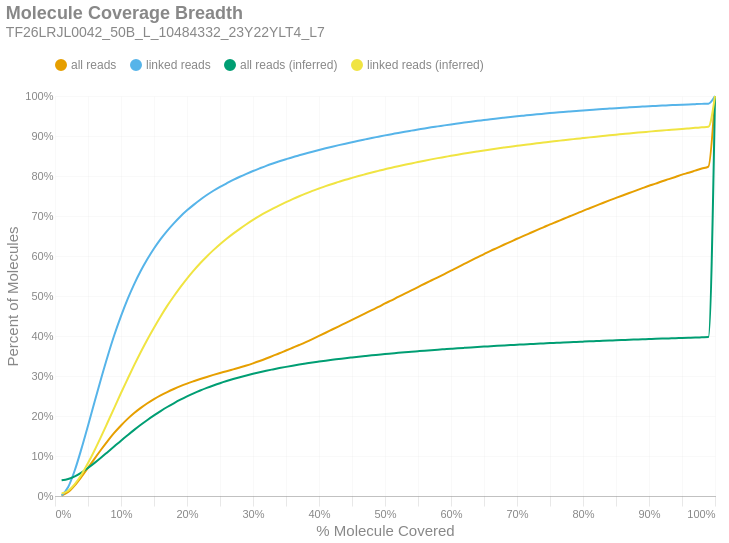

Here is the notebook cell this chart was saved with:
### Markdown cell above
### Molecule Read Coverage
This chart shows molecule coverage breadth as computed by the number of bases aligned to that molecule. In other words, "*how much of each unique long molecule is actually sequenced/aligned?*" Keep in mind there is a distinction between sequences and alignments, since some sequences belonging to a particular molecule may not align well and wouldn't appear in the alignment data. This chart also shows molecule coverage breadth as computed by the *inferred fragment* from which the aligned sequences originate. Unlike read coverage, this calculation takes into account the total insert size, including unsequenced gaps between the forward and reverse reads. Like the previous figures, these are cumulative percents.

### Code cell
if SKIPLR:
    print_html(f"Skipped")
else:
    binned_df = consolidated_hist(valids['coverage_bp'], mask, 0.01, True)
    binned_df_inf = consolidated_hist(valids['coverage_inserts'], mask, 0.01, True)
    binned_df = binned_df.with_columns(pl.lit(binned_df_inf['all reads (cumsum)']).alias('all reads (inferred)'))
    binned_df = binned_df.with_columns(pl.lit(binned_df_inf['linked reads (cumsum)']).alias('linked reads (inferred)'))
    binned_df = binned_df.with_columns(
        (pl.col('bin').cast(pl.Float64) + 0.01).alias('right_edge')
    )

    with SafeRender(binned_df):
        (
            density_plot(binned_df, 'Molecule Coverage Breadth', samplename, 'molcov', ['all reads (inferred)','linked reads (inferred)'])
            .encode(
                #x=alt.X('bin:Q', title="% Molecule Covered").axis(format = '%').scale(padding=0),
                x=alt.X('right_edge:Q', title="% Molecule Covered").axis(format='%').scale(padding=0),
                y=alt.Y('value:Q', title='Percent of Molecules')
                    .axis(format='%')
                    .stack(False)
                    .scale(domainMin=0, padding=0),
                color=alt.Color("key:N").scale(domain = ["all reads", "linked reads", "all reads (inferred)", "linked reads (inferred)"]),
                tooltip = [
                    alt.Tooltip("key:N", title = "Data Type"),
                    alt.Tooltip("range_label:N", title="% Molecule Covered"),
                    alt.Tooltip("value:Q", format = ".2%", title="% Molecules")
                ]
            )
        ).display()

### Figure 1 — Vega-Lite specification as saved in the notebook (floating-point values rounded to 4 significant figures)
{"width": "container", "height": 400, "config": {"title": {"anchor": "start", "dy": -15, "fontSize": 18, "color": "#888888", "subtitleColor": "#888888", "subtitleFontSize": 14}, "arc": {"fill": "#0072B2"}, "axis": {"domainColor": "#888888", "domainWidth": 0.5, "gridWidth": 0.2, "grid": false, "titleFontWeight": 400, "titleFontSize": 15, "labelFontSize": 11, "labelColor": "#888888", "tickColor": "#888888", "tickWidth": 0.2, "titleColor": "#888888"}, "axisBand": {"grid": false}, "axisX": {"grid": true, "tickSize": 10, "domainCap": "round"}, "axisY": {"domain": false, "grid": true, "tickSize": 0, "domainCap": "round"}, "background": "transparent", "header": {"labelFontSize": 15, "labelColor": "#888888", "titleFontSize": 15, "titleFontWeight": 600, "titleColor": "#888888"}, "legend": {"labelFont": "sans-serif", "labelFontSize": 12, "labelColor": "#888888", "symbolSize": 100, "symbolType": "circle", "titleFontSize": 12, "titlePadding": 10, "titleColor": "#888888", "title": null, "orient": "top"}, "range": {"category": ["#E69F00", "#56B4E9", "#009E73", "#F0E442", "#0072B2", "#D55E00", "#CC79A7", "#000000"], "diverging": ["#cfe8f3", "#a2d4ec", "#73bfe2", "#46abdb", "#1696d2", "#12719e"]}, "area": {"fill": "#0072B2", "fillOpacity": 0.7, "line": true, "strokeOpacity": 0.7}, "line": {"color": "#0072B2", "stroke": "#0072B2", "strokeWidth": 2}, "trail": {"color": "#0072B2", "stroke": "#0072B2", "strokeWidth": 0, "size": 1}, "point": {"filled": true, "fillOpacity": 1.0, "size": 95}, "text": {"color": "#888888", "fontSize": 11, "align": "right", "fontWeight": 400, "size": 11}, "bar": {"fill": "#0072B2", "stroke": null}, "view": {"stroke": null, "continuousWidth": 660, "continuousHeight": 400}}, "data": {"name": "data-88ca1c856360d3017377c0db31cd8f80"}, "mark": {"type": "line", "interpolate": "monotone", "point": {"opacity": 0, "size": 275}}, "encoding": {"color": {"field": "key", "scale": {"domain": ["all reads", "linked reads", "all reads (inferred)", "linked reads (inferred)"]}, "type": "nominal"}, "tooltip": [{"field": "key", "title": "Data Type", "type": "nominal"}, {"field": "range_label", "title": "% Molecule Covered", "type": "nominal"}, {"field": "value", "format": ".2%", "title": "% Molecules", "type": "quantitative"}], "x": {"axis": {"format": "%"}, "field": "right_edge", "scale": {"padding": 0}, "title": "% Molecule Covered", "type": "quantitative"}, "y": {"axis": {"format": "%"}, "field": "value", "scale": {"domainMin": 0, "padding": 0}, "stack": false, "title": "Percent of Molecules", "type": "quantitative"}}, "params": [{"name": "param_c36ac31b6afebe62", "select": {"type": "point", "fields": ["key"]}, "bind": "legend"}], "title": {"text": "Molecule Coverage Breadth", "subtitle": "TF26LRJL0042_50B_L_10484332_23Y22YLT4_L7"}, "transform": [{"fold": ["all reads (cumsum)", "linked reads (cumsum)", "all reads (inferred)", "linked reads (inferred)"]}, {"calculate": "replace(datum.key, ' (cumsum)', '')", "as": "key"}, {"filter": {"param": "param_c36ac31b6afebe62"}}], "usermeta": {"embedOptions": {"downloadFileName": "TF26LRJL0042_50B_L_10484332_23Y22YLT4_L7.molcov"}}, "$schema": "https://vega.github.io/schema/vega-lite/v6.4.1.json", "datasets": {"data-88ca1c856360d3017377c0db31cd8f80": [{"bin": "0.0", "interval": "0.0-0.01", "all reads": 0.000868, "linked reads": 0.001471, "all reads (cumsum)": 0.000868, "linked reads (cumsum)": 0.001471, "range_label": "0.0-0.01", "all reads (inferred)": 0.03914, "linked reads (inferred)": 0.006094, "right_edge": 0.01}, {"bin": "0.01", "interval": "0.01-0.02", "all reads": 0.009038, "linked reads": 0.02109, "all reads (cumsum)": 0.009906, "linked reads (cumsum)": 0.02256, "range_label": "0.01-0.02", "all reads (inferred)": 0.04238, "linked reads (inferred)": 0.01309, "right_edge": 0.02}, {"bin": "0.02", "interval": "0.02-0.03", "all reads": 0.01684, "linked reads": 0.0418, "all reads (cumsum)": 0.02674, "linked reads (cumsum)": 0.06437, "range_label": "0.02-0.03", "all reads (inferred)": 0.0492, "linked reads (inferred)": 0.02959, "right_edge": 0.03}, {"bin": "0.03", "interval": "0.03-0.04", "all reads": 0.02097, "linked reads": 0.05343, "all reads (cumsum)": 0.04771, "linked reads (cumsum)": 0.1178, "range_label": "0.03-0.04", "all reads (inferred)": 0.05858, "linked reads (inferred)": 0.05302, "right_edge": 0.04}, {"bin": "0.04", "interval": "0.04-0.05", "all reads": 0.02264, "linked reads": 0.05809, "all reads (cumsum)": 0.07035, "linked reads (cumsum)": 0.1759, "range_label": "0.04-0.05", "all reads (inferred)": 0.07021, "linked reads (inferred)": 0.0823, "right_edge": 0.05}, {"bin": "0.05", "interval": "0.05-0.06", "all reads": 0.02325, "linked reads": 0.05996, "all reads (cumsum)": 0.0936, "linked reads (cumsum)": 0.2359, "range_label": "0.05-0.06", "all reads (inferred)": 0.08285, "linked reads (inferred)": 0.1145, "right_edge": 0.06}, {"bin": "0.06", "interval": "0.06-0.07", "all reads": 0.02271, "linked reads": 0.05865, "all reads (cumsum)": 0.1163, "linked reads (cumsum)": 0.2945, "range_label": "0.06-0.07", "all reads (inferred)": 0.09632, "linked reads (inferred)": 0.1491, "right_edge": 0.07}, {"bin": "0.07", "interval": "0.07-0.08", "all reads": 0.0217, "linked reads": 0.05617, "all reads (cumsum)": 0.138, "linked reads (cumsum)": 0.3507, "range_label": "0.07-0.08", "all reads (inferred)": 0.1103, "linked reads (inferred)": 0.1849, "right_edge": 0.08}, {"bin": "0.08", "interval": "0.08-0.09", "all reads": 0.02024, "linked reads": 0.05233, "all reads (cumsum)": 0.1583, "linked reads (cumsum)": 0.403, "range_label": "0.08-0.09", "all reads (inferred)": 0.1243, "linked reads (inferred)": 0.221, "right_edge": 0.09}, {"bin": "0.09", "interval": "0.09-0.1", "all reads": 0.01803, "linked reads": 0.04657, "all reads (cumsum)": 0.1763, "linked reads (cumsum)": 0.4496, "range_label": "0.09-0.1", "all reads (inferred)": 0.1384, "linked reads (inferred)": 0.2575, "right_edge": 0.1}, {"bin": "0.1", "interval": "0.1-0.11", "all reads": 0.01648, "linked reads": 0.04255, "all reads (cumsum)": 0.1928, "linked reads (cumsum)": 0.4921, "range_label": "0.1-0.11", "all reads (inferred)": 0.1519, "linked reads (inferred)": 0.2926, "right_edge": 0.11}, {"bin": "0.11", "interval": "0.11-0.12", "all reads": 0.01459, "linked reads": 0.03755, "all reads (cumsum)": 0.2074, "linked reads (cumsum)": 0.5297, "range_label": "0.11-0.12", "all reads (inferred)": 0.1653, "linked reads (inferred)": 0.327, "right_edge": 0.12}, {"bin": "0.12", "interval": "0.12-0.13", "all reads": 0.01298, "linked reads": 0.03325, "all reads (cumsum)": 0.2203, "linked reads (cumsum)": 0.5629, "range_label": "0.12-0.13", "all reads (inferred)": 0.1781, "linked reads (inferred)": 0.3601, "right_edge": 0.13}, {"bin": "0.13", "interval": "0.13-0.14", "all reads": 0.01154, "linked reads": 0.02944, "all reads (cumsum)": 0.2319, "linked reads (cumsum)": 0.5924, "range_label": "0.13-0.14", "all reads (inferred)": 0.1901, "linked reads (inferred)": 0.3914, "right_edge": 0.14}, {"bin": "0.14", "interval": "0.14-0.15", "all reads": 0.01047, "linked reads": 0.02648, "all reads (cumsum)": 0.2423, "linked reads (cumsum)": 0.6188, "range_label": "0.14-0.15", "all reads (inferred)": 0.2015, "linked reads (inferred)": 0.4208, "right_edge": 0.15}, {"bin": "0.15", "interval": "0.15-0.16", "all reads": 0.009303, "linked reads": 0.02338, "all reads (cumsum)": 0.2516, "linked reads (cumsum)": 0.6422, "range_label": "0.15-0.16", "all reads (inferred)": 0.2123, "linked reads (inferred)": 0.4488, "right_edge": 0.16}, {"bin": "0.16", "interval": "0.16-0.17", "all reads": 0.00829, "linked reads": 0.02066, "all reads (cumsum)": 0.2599, "linked reads (cumsum)": 0.6629, "range_label": "0.16-0.17", "all reads (inferred)": 0.2225, "linked reads (inferred)": 0.4753, "right_edge": 0.17}, {"bin": "0.17", "interval": "0.17-0.18", "all reads": 0.007655, "linked reads": 0.0188, "all reads (cumsum)": 0.2676, "linked reads (cumsum)": 0.6817, "range_label": "0.17-0.18", "all reads (inferred)": 0.2318, "linked reads (inferred)": 0.4994, "right_edge": 0.18}, {"bin": "0.18", "interval": "0.18-0.19", "all reads": 0.007115, "linked reads": 0.01725, "all reads (cumsum)": 0.2747, "linked reads (cumsum)": 0.6989, "range_label": "0.18-0.19", "all reads (inferred)": 0.2407, "linked reads (inferred)": 0.5223, "right_edge": 0.19}, {"bin": "0.19", "interval": "0.19-0.2", "all reads": 0.006362, "linked reads": 0.01517, "all reads (cumsum)": 0.2811, "linked reads (cumsum)": 0.7141, "range_label": "0.19-0.2", "all reads (inferred)": 0.2489, "linked reads (inferred)": 0.5437, "right_edge": 0.2}, {"bin": "0.2", "interval": "0.2-0.21", "all reads": 0.005799, "linked reads": 0.01369, "all reads (cumsum)": 0.2869, "linked reads (cumsum)": 0.7278, "range_label": "0.2-0.21", "all reads (inferred)": 0.2565, "linked reads (inferred)": 0.5635, "right_edge": 0.21}, {"bin": "0.21", "interval": "0.21-0.22", "all reads": 0.005546, "linked reads": 0.01283, "all reads (cumsum)": 0.2924, "linked reads (cumsum)": 0.7406, "range_label": "0.21-0.22", "all reads (inferred)": 0.2636, "linked reads (inferred)": 0.5819, "right_edge": 0.22}, {"bin": "0.22", "interval": "0.22-0.23", "all reads": 0.005285, "linked reads": 0.01176, "all reads (cumsum)": 0.2977, "linked reads (cumsum)": 0.7524, "range_label": "0.22-0.23", "all reads (inferred)": 0.2702, "linked reads (inferred)": 0.5989, "right_edge": 0.23}, {"bin": "0.23", "interval": "0.23-0.24", "all reads": 0.005044, "linked reads": 0.01073, "all reads (cumsum)": 0.3027, "linked reads (cumsum)": 0.7631, "range_label": "0.23-0.24", "all reads (inferred)": 0.2763, "linked reads (inferred)": 0.6147, "right_edge": 0.24}, {"bin": "0.24", "interval": "0.24-0.25", "all reads": 0.004747, "linked reads": 0.009698, "all reads (cumsum)": 0.3075, "linked reads (cumsum)": 0.7728, "range_label": "0.24-0.25", "all reads (inferred)": 0.2821, "linked reads (inferred)": 0.6295, "right_edge": 0.25}, {"bin": "0.25", "interval": "0.25-0.26", "all reads": 0.004473, "linked reads": 0.008815, "all reads (cumsum)": 0.312, "linked reads (cumsum)": 0.7816, "range_label": "0.25-0.26", "all reads (inferred)": 0.2873, "linked reads (inferred)": 0.6431, "right_edge": 0.26}, {"bin": "0.26", "interval": "0.26-0.27", "all reads": 0.004702, "linked reads": 0.008665, "all reads (cumsum)": 0.3167, "linked reads (cumsum)": 0.7903, "range_label": "0.26-0.27", "all reads (inferred)": 0.2923, "linked reads (inferred)": 0.6559, "right_edge": 0.27}, {"bin": "0.27", "interval": "0.27-0.28", "all reads": 0.004701, "linked reads": 0.007844, "all reads (cumsum)": 0.3214, "linked reads (cumsum)": 0.7981, "range_label": "0.27-0.28", "all reads (inferred)": 0.297, "linked reads (inferred)": 0.668, "right_edge": 0.28}, {"bin": "0.28", "interval": "0.28-0.29", "all reads": 0.004904, "linked reads": 0.007317, "all reads (cumsum)": 0.3263, "linked reads (cumsum)": 0.8055, "range_label": "0.28-0.29", "all reads (inferred)": 0.3014, "linked reads (inferred)": 0.6794, "right_edge": 0.29}, {"bin": "0.29", "interval": "0.29-0.3", "all reads": 0.005391, "linked reads": 0.007048, "all reads (cumsum)": 0.3317, "linked reads (cumsum)": 0.8125, "range_label": "0.29-0.3", "all reads (inferred)": 0.3055, "linked reads (inferred)": 0.6901, "right_edge": 0.3}, {"bin": "0.3", "interval": "0.3-0.31", "all reads": 0.00578, "linked reads": 0.006568, "all reads (cumsum)": 0.3374, "linked reads (cumsum)": 0.8191, "range_label": "0.3-0.31", "all reads (inferred)": 0.3095, "linked reads (inferred)": 0.7003, "right_edge": 0.31}, {"bin": "0.31", "interval": "0.31-0.32", "all reads": 0.006268, "linked reads": 0.00636, "all reads (cumsum)": 0.3437, "linked reads (cumsum)": 0.8254, "range_label": "0.31-0.32", "all reads (inferred)": 0.3131, "linked reads (inferred)": 0.7097, "right_edge": 0.32}, {"bin": "0.32", "interval": "0.32-0.33", "all reads": 0.006587, "linked reads": 0.005794, "all reads (cumsum)": 0.3503, "linked reads (cumsum)": 0.8312, "range_label": "0.32-0.33", "all reads (inferred)": 0.3165, "linked reads (inferred)": 0.7184, "right_edge": 0.33}, {"bin": "0.33", "interval": "0.33-0.34", "all reads": 0.006504, "linked reads": 0.005511, "all reads (cumsum)": 0.3568, "linked reads (cumsum)": 0.8367, "range_label": "0.33-0.34", "all reads (inferred)": 0.3198, "linked reads (inferred)": 0.7267, "right_edge": 0.34}, {"bin": "0.34", "interval": "0.34-0.35", "all reads": 0.006985, "linked reads": 0.005244, "all reads (cumsum)": 0.3638, "linked reads (cumsum)": 0.842, "range_label": "0.34-0.35", "all reads (inferred)": 0.3228, "linked reads (inferred)": 0.7347, "right_edge": 0.35}, {"bin": "0.35", "interval": "0.35-0.36", "all reads": 0.006903, "linked reads": 0.005087, "all reads (cumsum)": 0.3707, "linked reads (cumsum)": 0.8471, "range_label": "0.35-0.36", "all reads (inferred)": 0.3258, "linked reads (inferred)": 0.7423, "right_edge": 0.36}, {"bin": "0.36", "interval": "0.36-0.37", "all reads": 0.006921, "linked reads": 0.004643, "all reads (cumsum)": 0.3776, "linked reads (cumsum)": 0.8517, "range_label": "0.36-0.37", "all reads (inferred)": 0.3286, "linked reads (inferred)": 0.7494, "right_edge": 0.37}, {"bin": "0.37", "interval": "0.37-0.38", "all reads": 0.007121, "linked reads": 0.004512, "all reads (cumsum)": 0.3847, "linked reads (cumsum)": 0.8562, "range_label": "0.37-0.38", "all reads (inferred)": 0.3312, "linked reads (inferred)": 0.7562, "right_edge": 0.38}, {"bin": "0.38", "interval": "0.38-0.39", "all reads": 0.00756, "linked reads": 0.004555, "all reads (cumsum)": 0.3923, "linked reads (cumsum)": 0.8608, "range_label": "0.38-0.39", "all reads (inferred)": 0.3338, "linked reads (inferred)": 0.7627, "right_edge": 0.39}, {"bin": "0.39", "interval": "0.39-0.4", "all reads": 0.007816, "linked reads": 0.004398, "all reads (cumsum)": 0.4001, "linked reads (cumsum)": 0.8652, "range_label": "0.39-0.4", "all reads (inferred)": 0.3361, "linked reads (inferred)": 0.7688, "right_edge": 0.4}, {"bin": "0.4", "interval": "0.4-0.41", "all reads": 0.007984, "linked reads": 0.004131, "all reads (cumsum)": 0.4081, "linked reads (cumsum)": 0.8693, "range_label": "0.4-0.41", "all reads (inferred)": 0.3384, "linked reads (inferred)": 0.7746, "right_edge": 0.41}, {"bin": "0.41", "interval": "0.41-0.42", "all reads": 0.008135, "linked reads": 0.003994, "all reads (cumsum)": 0.4162, "linked reads (cumsum)": 0.8733, "range_label": "0.41-0.42", "all reads (inferred)": 0.3406, "linked reads (inferred)": 0.7802, "right_edge": 0.42}, {"bin": "0.42", "interval": "0.42-0.43", "all reads": 0.008068, "linked reads": 0.003865, "all reads (cumsum)": 0.4243, "linked reads (cumsum)": 0.8772, "range_label": "0.42-0.43", "all reads (inferred)": 0.3426, "linked reads (inferred)": 0.7853, "right_edge": 0.43}, {"bin": "0.43", "interval": "0.43-0.44", "all reads": 0.007978, "linked reads": 0.003715, "all reads (cumsum)": 0.4323, "linked reads (cumsum)": 0.8809, "range_label": "0.43-0.44", "all reads (inferred)": 0.3446, "linked reads (inferred)": 0.7906, "right_edge": 0.44}, {"bin": "0.44", "interval": "0.44-0.45", "all reads": 0.008012, "linked reads": 0.003614, "all reads (cumsum)": 0.4403, "linked reads (cumsum)": 0.8845, "range_label": "0.44-0.45", "all reads (inferred)": 0.3465, "linked reads (inferred)": 0.7953, "right_edge": 0.45}, {"bin": "0.45", "interval": "0.45-0.46", "all reads": 0.00805, "linked reads": 0.003619, "all reads (cumsum)": 0.4483, "linked reads (cumsum)": 0.8881, "range_label": "0.45-0.46", "all reads (inferred)": 0.3483, "linked reads (inferred)": 0.7999, "right_edge": 0.46}, {"bin": "0.46", "interval": "0.46-0.47", "all reads": 0.008122, "linked reads": 0.003499, "all reads (cumsum)": 0.4564, "linked reads (cumsum)": 0.8916, "range_label": "0.46-0.47", "all reads (inferred)": 0.35, "linked reads (inferred)": 0.8043, "right_edge": 0.47}, {"bin": "0.47", "interval": "0.47-0.48", "all reads": 0.008263, "linked reads": 0.003474, "all reads (cumsum)": 0.4647, "linked reads (cumsum)": 0.8951, "range_label": "0.47-0.48", "all reads (inferred)": 0.3517, "linked reads (inferred)": 0.8086, "right_edge": 0.48}, {"bin": "0.48", "interval": "0.48-0.49", "all reads": 0.007966, "linked reads": 0.003259, "all reads (cumsum)": 0.4727, "linked reads (cumsum)": 0.8983, "range_label": "0.48-0.49", "all reads (inferred)": 0.3533, "linked reads (inferred)": 0.8128, "right_edge": 0.49}, {"bin": "0.49", "interval": "0.49-0.5", "all reads": 0.008845, "linked reads": 0.003267, "all reads (cumsum)": 0.4815, "linked reads (cumsum)": 0.9016, "range_label": "0.49-0.5", "all reads (inferred)": 0.3549, "linked reads (inferred)": 0.8169, "right_edge": 0.5}, {"bin": "0.5", "interval": "0.5-0.51", "all reads": 0.007616, "linked reads": 0.003012, "all reads (cumsum)": 0.4891, "linked reads (cumsum)": 0.9046, "range_label": "0.5-0.51", "all reads (inferred)": 0.3564, "linked reads (inferred)": 0.8207, "right_edge": 0.51}, {"bin": "0.51", "interval": "0.51-0.52", "all reads": 0.008512, "linked reads": 0.003102, "all reads (cumsum)": 0.4976, "linked reads (cumsum)": 0.9077, "range_label": "0.51-0.52", "all reads (inferred)": 0.3579, "linked reads (inferred)": 0.8246, "right_edge": 0.52}, {"bin": "0.52", "interval": "0.52-0.53", "all reads": 0.00817, "linked reads": 0.002964, "all reads (cumsum)": 0.5058, "linked reads (cumsum)": 0.9107, "range_label": "0.52-0.53", "all reads (inferred)": 0.3593, "linked reads (inferred)": 0.8281, "right_edge": 0.53}, {"bin": "0.53", "interval": "0.53-0.54", "all reads": 0.008323, "linked reads": 0.002772, "all reads (cumsum)": 0.5141, "linked reads (cumsum)": 0.9135, "range_label": "0.53-0.54", "all reads (inferred)": 0.3607, "linked reads (inferred)": 0.8315, "right_edge": 0.54}, {"bin": "0.54", "interval": "0.54-0.55", "all reads": 0.008131, "linked reads": 0.002739, "all reads (cumsum)": 0.5223, "linked reads (cumsum)": 0.9162, "range_label": "0.54-0.55", "all reads (inferred)": 0.362, "linked reads (inferred)": 0.8349, "right_edge": 0.55}, {"bin": "0.55", "interval": "0.55-0.56", "all reads": 0.008372, "linked reads": 0.002823, "all reads (cumsum)": 0.5306, "linked reads (cumsum)": 0.919, "range_label": "0.55-0.56", "all reads (inferred)": 0.3633, "linked reads (inferred)": 0.8384, "right_edge": 0.56}, {"bin": "0.56", "interval": "0.56-0.57", "all reads": 0.008077, "linked reads": 0.002612, "all reads (cumsum)": 0.5387, "linked reads (cumsum)": 0.9216, "range_label": "0.56-0.57", "all reads (inferred)": 0.3646, "linked reads (inferred)": 0.8416, "right_edge": 0.57}, {"bin": "0.57", "interval": "0.57-0.58", "all reads": 0.007988, "linked reads": 0.002452, "all reads (cumsum)": 0.5467, "linked reads (cumsum)": 0.9241, "range_label": "0.57-0.58", "all reads (inferred)": 0.3658, "linked reads (inferred)": 0.8447, "right_edge": 0.58}, {"bin": "0.58", "interval": "0.58-0.59", "all reads": 0.008218, "linked reads": 0.002496, "all reads (cumsum)": 0.5549, "linked reads (cumsum)": 0.9266, "range_label": "0.58-0.59", "all reads (inferred)": 0.367, "linked reads (inferred)": 0.8475, "right_edge": 0.59}, {"bin": "0.59", "interval": "0.59-0.6", "all reads": 0.008507, "linked reads": 0.002412, "all reads (cumsum)": 0.5634, "linked reads (cumsum)": 0.929, "range_label": "0.59-0.6", "all reads (inferred)": 0.3681, "linked reads (inferred)": 0.8505, "right_edge": 0.6}, {"bin": "0.6", "interval": "0.6-0.61", "all reads": 0.00813, "linked reads": 0.002264, "all reads (cumsum)": 0.5716, "linked reads (cumsum)": 0.9313, "range_label": "0.6-0.61", "all reads (inferred)": 0.3693, "linked reads (inferred)": 0.8533, "right_edge": 0.61}, {"bin": "0.61", "interval": "0.61-0.62", "all reads": 0.008689, "linked reads": 0.002239, "all reads (cumsum)": 0.5803, "linked reads (cumsum)": 0.9335, "range_label": "0.61-0.62", "all reads (inferred)": 0.3704, "linked reads (inferred)": 0.8561, "right_edge": 0.62}, {"bin": "0.62", "interval": "0.62-0.63", "all reads": 0.008212, "linked reads": 0.002249, "all reads (cumsum)": 0.5885, "linked reads (cumsum)": 0.9357, "range_label": "0.62-0.63", "all reads (inferred)": 0.3715, "linked reads (inferred)": 0.8589, "right_edge": 0.63}, {"bin": "0.63", "interval": "0.63-0.64", "all reads": 0.008253, "linked reads": 0.002141, "all reads (cumsum)": 0.5967, "linked reads (cumsum)": 0.9379, "range_label": "0.63-0.64", "all reads (inferred)": 0.3725, "linked reads (inferred)": 0.8614, "right_edge": 0.64}, {"bin": "0.64", "interval": "0.64-0.65", "all reads": 0.007886, "linked reads": 0.001955, "all reads (cumsum)": 0.6046, "linked reads (cumsum)": 0.9398, "range_label": "0.64-0.65", "all reads (inferred)": 0.3735, "linked reads (inferred)": 0.8639, "right_edge": 0.65}, {"bin": "0.65", "interval": "0.65-0.66", "all reads": 0.008158, "linked reads": 0.002074, "all reads (cumsum)": 0.6128, "linked reads (cumsum)": 0.9419, "range_label": "0.65-0.66", "all reads (inferred)": 0.3744, "linked reads (inferred)": 0.8662, "right_edge": 0.66}, {"bin": "0.66", "interval": "0.66-0.67", "all reads": 0.007623, "linked reads": 0.001877, "all reads (cumsum)": 0.6204, "linked reads (cumsum)": 0.9438, "range_label": "0.66-0.67", "all reads (inferred)": 0.3754, "linked reads (inferred)": 0.8687, "right_edge": 0.67}, {"bin": "0.67", "interval": "0.67-0.68", "all reads": 0.007711, "linked reads": 0.001859, "all reads (cumsum)": 0.6281, "linked reads (cumsum)": 0.9457, "range_label": "0.67-0.68", "all reads (inferred)": 0.3763, "linked reads (inferred)": 0.871, "right_edge": 0.68}, {"bin": "0.68", "interval": "0.68-0.69", "all reads": 0.007425, "linked reads": 0.001854, "all reads (cumsum)": 0.6355, "linked reads (cumsum)": 0.9475, "range_label": "0.68-0.69", "all reads (inferred)": 0.3773, "linked reads (inferred)": 0.8733, "right_edge": 0.69}, {"bin": "0.69", "interval": "0.69-0.7", "all reads": 0.007573, "linked reads": 0.001735, "all reads (cumsum)": 0.6431, "linked reads (cumsum)": 0.9492, "range_label": "0.69-0.7", "all reads (inferred)": 0.3781, "linked reads (inferred)": 0.8754, "right_edge": 0.7}, {"bin": "0.7", "interval": "0.7-0.71", "all reads": 0.007102, "linked reads": 0.001648, "all reads (cumsum)": 0.6502, "linked reads (cumsum)": 0.9509, "range_label": "0.7-0.71", "all reads (inferred)": 0.379, "linked reads (inferred)": 0.8776, "right_edge": 0.71}, {"bin": "0.71", "interval": "0.71-0.72", "all reads": 0.007246, "linked reads": 0.001631, "all reads (cumsum)": 0.6574, "linked reads (cumsum)": 0.9525, "range_label": "0.71-0.72", "all reads (inferred)": 0.3798, "linked reads (inferred)": 0.8796, "right_edge": 0.72}, {"bin": "0.72", "interval": "0.72-0.73", "all reads": 0.007268, "linked reads": 0.001663, "all reads (cumsum)": 0.6647, "linked reads (cumsum)": 0.9542, "range_label": "0.72-0.73", "all reads (inferred)": 0.3806, "linked reads (inferred)": 0.8816, "right_edge": 0.73}, {"bin": "0.73", "interval": "0.73-0.74", "all reads": 0.006979, "linked reads": 0.001519, "all reads (cumsum)": 0.6717, "linked reads (cumsum)": 0.9557, "range_label": "0.73-0.74", "all reads (inferred)": 0.3814, "linked reads (inferred)": 0.8836, "right_edge": 0.74}, {"bin": "0.74", "interval": "0.74-0.75", "all reads": 0.007239, "linked reads": 0.001507, "all reads (cumsum)": 0.6789, "linked reads (cumsum)": 0.9572, "range_label": "0.74-0.75", "all reads (inferred)": 0.3822, "linked reads (inferred)": 0.8856, "right_edge": 0.75}, {"bin": "0.75", "interval": "0.75-0.76", "all reads": 0.006705, "linked reads": 0.001393, "all reads (cumsum)": 0.6856, "linked reads (cumsum)": 0.9586, "range_label": "0.75-0.76", "all reads (inferred)": 0.383, "linked reads (inferred)": 0.8875, "right_edge": 0.76}, {"bin": "0.76", "interval": "0.76-0.77", "all reads": 0.006884, "linked reads": 0.001413, "all reads (cumsum)": 0.6925, "linked reads (cumsum)": 0.96, "range_label": "0.76-0.77", "all reads (inferred)": 0.3837, "linked reads (inferred)": 0.8894, "right_edge": 0.77}, {"bin": "0.77", "interval": "0.77-0.78", "all reads": 0.00674, "linked reads": 0.001324, "all reads (cumsum)": 0.6993, "linked reads (cumsum)": 0.9613, "range_label": "0.77-0.78", "all reads (inferred)": 0.3845, "linked reads (inferred)": 0.8913, "right_edge": 0.78}, {"bin": "0.78", "interval": "0.78-0.79", "all reads": 0.006775, "linked reads": 0.001293, "all reads (cumsum)": 0.706, "linked reads (cumsum)": 0.9626, "range_label": "0.78-0.79", "all reads (inferred)": 0.3852, "linked reads (inferred)": 0.893, "right_edge": 0.79}, {"bin": "0.79", "interval": "0.79-0.8", "all reads": 0.00696, "linked reads": 0.001344, "all reads (cumsum)": 0.713, "linked reads (cumsum)": 0.964, "range_label": "0.79-0.8", "all reads (inferred)": 0.3859, "linked reads (inferred)": 0.8948, "right_edge": 0.8}, {"bin": "0.8", "interval": "0.8-0.81", "all reads": 0.006428, "linked reads": 0.001214, "all reads (cumsum)": 0.7194, "linked reads (cumsum)": 0.9652, "range_label": "0.8-0.81", "all reads (inferred)": 0.3866, "linked reads (inferred)": 0.8966, "right_edge": 0.81}, {"bin": "0.81", "interval": "0.81-0.82", "all reads": 0.006504, "linked reads": 0.001118, "all reads (cumsum)": 0.7259, "linked reads (cumsum)": 0.9663, "range_label": "0.81-0.82", "all reads (inferred)": 0.3873, "linked reads (inferred)": 0.8982, "right_edge": 0.82}, {"bin": "0.82", "interval": "0.82-0.83", "all reads": 0.006608, "linked reads": 0.001166, "all reads (cumsum)": 0.7325, "linked reads (cumsum)": 0.9675, "range_label": "0.82-0.83", "all reads (inferred)": 0.388, "linked reads (inferred)": 0.8999, "right_edge": 0.83}, {"bin": "0.83", "interval": "0.83-0.84", "all reads": 0.00644, "linked reads": 0.00109, "all reads (cumsum)": 0.739, "linked reads (cumsum)": 0.9686, "range_label": "0.83-0.84", "all reads (inferred)": 0.3886, "linked reads (inferred)": 0.9016, "right_edge": 0.84}, {"bin": "0.84", "interval": "0.84-0.85", "all reads": 0.00624, "linked reads": 0.001091, "all reads (cumsum)": 0.7452, "linked reads (cumsum)": 0.9697, "range_label": "0.84-0.85", "all reads (inferred)": 0.3893, "linked reads (inferred)": 0.9033, "right_edge": 0.85}, {"bin": "0.85", "interval": "0.85-0.86", "all reads": 0.006154, "linked reads": 0.001002, "all reads (cumsum)": 0.7514, "linked reads (cumsum)": 0.9707, "range_label": "0.85-0.86", "all reads (inferred)": 0.3899, "linked reads (inferred)": 0.9049, "right_edge": 0.86}, {"bin": "0.86", "interval": "0.86-0.87", "all reads": 0.006042, "linked reads": 0.0009642, "all reads (cumsum)": 0.7574, "linked reads (cumsum)": 0.9716, "range_label": "0.86-0.87", "all reads (inferred)": 0.3906, "linked reads (inferred)": 0.9065, "right_edge": 0.87}, {"bin": "0.87", "interval": "0.87-0.88", "all reads": 0.006162, "linked reads": 0.0009576, "all reads (cumsum)": 0.7636, "linked reads (cumsum)": 0.9726, "range_label": "0.87-0.88", "all reads (inferred)": 0.3912, "linked reads (inferred)": 0.908, "right_edge": 0.88}, {"bin": "0.88", "interval": "0.88-0.89", "all reads": 0.006013, "linked reads": 0.0009213, "all reads (cumsum)": 0.7696, "linked reads (cumsum)": 0.9735, "range_label": "0.88-0.89", "all reads (inferred)": 0.3918, "linked reads (inferred)": 0.9095, "right_edge": 0.89}, {"bin": "0.89", "interval": "0.89-0.9", "all reads": 0.005905, "linked reads": 0.0009279, "all reads (cumsum)": 0.7755, "linked reads (cumsum)": 0.9744, "range_label": "0.89-0.9", "all reads (inferred)": 0.3923, "linked reads (inferred)": 0.9109, "right_edge": 0.9}, {"bin": "0.9", "interval": "0.9-0.91", "all reads": 0.005386, "linked reads": 0.0007793, "all reads (cumsum)": 0.7809, "linked reads (cumsum)": 0.9752, "range_label": "0.9-0.91", "all reads (inferred)": 0.3929, "linked reads (inferred)": 0.9124, "right_edge": 0.91}, {"bin": "0.91", "interval": "0.91-0.92", "all reads": 0.006114, "linked reads": 0.0008602, "all reads (cumsum)": 0.787, "linked reads (cumsum)": 0.9761, "range_label": "0.91-0.92", "all reads (inferred)": 0.3935, "linked reads (inferred)": 0.9138, "right_edge": 0.92}, {"bin": "0.92", "interval": "0.92-0.93", "all reads": 0.005143, "linked reads": 0.0007298, "all reads (cumsum)": 0.7921, "linked reads (cumsum)": 0.9768, "range_label": "0.92-0.93", "all reads (inferred)": 0.394, "linked reads (inferred)": 0.9151, "right_edge": 0.93}, {"bin": "0.93", "interval": "0.93-0.94", "all reads": 0.005463, "linked reads": 0.0007843, "all reads (cumsum)": 0.7976, "linked reads (cumsum)": 0.9776, "range_label": "0.93-0.94", "all reads (inferred)": 0.3945, "linked reads (inferred)": 0.9164, "right_edge": 0.94}, {"bin": "0.94", "interval": "0.94-0.95", "all reads": 0.005764, "linked reads": 0.0007545, "all reads (cumsum)": 0.8034, "linked reads (cumsum)": 0.9783, "range_label": "0.94-0.95", "all reads (inferred)": 0.3951, "linked reads (inferred)": 0.9178, "right_edge": 0.95}, {"bin": "0.95", "interval": "0.95-0.96", "all reads": 0.004739, "linked reads": 0.0007182, "all reads (cumsum)": 0.8081, "linked reads (cumsum)": 0.9791, "range_label": "0.95-0.96", "all reads (inferred)": 0.3956, "linked reads (inferred)": 0.919, "right_edge": 0.96}, {"bin": "0.96", "interval": "0.96-0.97", "all reads": 0.005332, "linked reads": 0.0006307, "all reads (cumsum)": 0.8134, "linked reads (cumsum)": 0.9797, "range_label": "0.96-0.97", "all reads (inferred)": 0.3961, "linked reads (inferred)": 0.9203, "right_edge": 0.97}, {"bin": "0.97", "interval": "0.97-0.98", "all reads": 0.005253, "linked reads": 0.0006274, "all reads (cumsum)": 0.8187, "linked reads (cumsum)": 0.9803, "range_label": "0.97-0.98", "all reads (inferred)": 0.3967, "linked reads (inferred)": 0.9216, "right_edge": 0.98}, {"bin": "0.98", "interval": "0.98-0.99", "all reads": 0.00501, "linked reads": 0.0005861, "all reads (cumsum)": 0.8237, "linked reads (cumsum)": 0.9809, "range_label": "0.98-0.99", "all reads (inferred)": 0.3973, "linked reads (inferred)": 0.9229, "right_edge": 0.99}, {"bin": "0.99", "interval": "0.99-1.0", "all reads": 0.1763, "linked reads": 0.0191, "all reads (cumsum)": 1.0, "linked reads (cumsum)": 1.0, "range_label": "0.99-1.0", "all reads (inferred)": 1.0, "linked reads (inferred)": 1.0, "right_edge": 1.0}]}}
